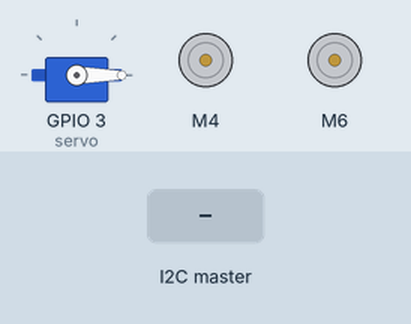
Bench run of a sketch on a simulated ESP32. Parts: servo, 2 × DC motor (green arrow = forward, orange = backward, longer = faster). The test bench sets the inputs (shaded band). What the sketch prints to the serial monitor is not drawn.

Above: at 1.2 s.
1.3 s: the I2C master sends the byte 1
At 2.4 s:
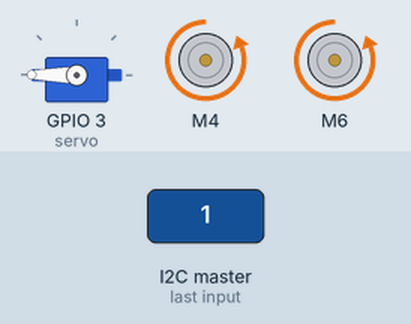
2.8 s: the I2C master sends the byte 2
At 3.5 s:
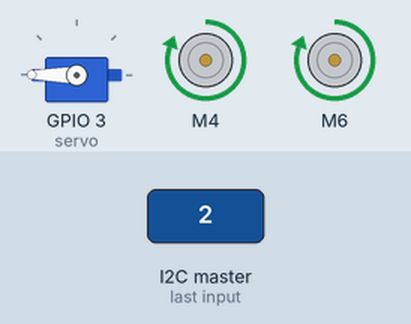
4.3 s: the I2C master sends the byte 90
At 4.7 s:
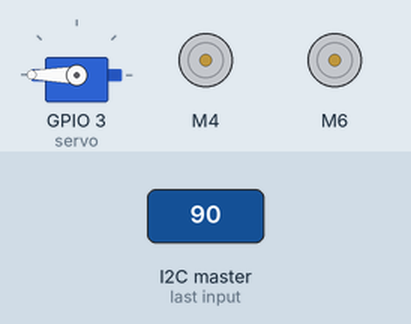
Timing chart, 0 to 7.3 s (numbered marks = the images above; inputs shaded):
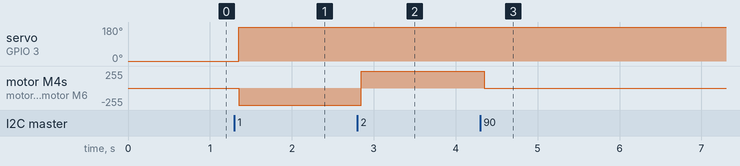

Measured:
- after the input at 1.3 s, servo on GPIO 3 (servo): 0° → 180° after 0.05 s; motor M4, motor M6: stopped → backward 255/255 after 0.05 s
- after the input at 2.8 s, motor M4, motor M6: backward 255/255 → forward 255/255 after 0.05 s
- after the input at 4.3 s, motor M4, motor M6: forward 255/255 → stopped after 0.05 s

The sketch:

Slave_Arduino.ino
```cpp
#include <Wire.h>                                 // library used for I2C between microcontrollers.
#include "string.h"                               // Used for printing and manipulating strings.
#include <hcsr04.h>                               // Ultrasonic library used for retrieving the ultrasonic distance data.
#include <dht.h>                                  // The DHT sensor library, used for reading the temperature and humidity values of the sensor.
#include <Servo.h>                                // Servo library used for moving the servo.
#include <L298NX2.h>                              // The Motor driver library configured to allow for two motors to be controlled.

#define SLAVE_ADDRESS 11                          //Slave address of the Arduino Slave device. Master uses this address to send and request data.

/// sensors and servo ///
#define DHT11_PIN 8                               // Define digital input pin used for recieving DHT sensor data.
#define TRIG_PIN 14                               // Define Trigger pin used for ultrasonic sensor. Generates the ultrasonic sound pulses. 40,000hz.
#define ECHO_PIN 15                               // Define Echo pin used for ultrasonic sensor. Echo pin outputs the time in microseconds the sound wave traveled.
HCSR04 hcsr04(TRIG_PIN, ECHO_PIN, 10, 4200);      // create an ultrasonic object, attatch the correct pins, specifiy the minium and maximum range in mm.
Servo servo;                                      // create servo object to control a servo
dht DHT;

// Pin definition For motor A.
const unsigned int IN1_A = 4;
const unsigned int IN2_A = 5;
// Pin definition For motor B.
const unsigned int IN1_B = 6;
const unsigned int IN2_B = 7;

// Initialise both motors
L298NX2 motors(IN1_A, IN2_A, IN1_B, IN2_B);


//*** Structure for storing the command codes recieved from ESP32. ***//
typedef struct {
  int motorDir;
  int readSensors;
  int servoVal;
} CommandStruct;

//*** Structure for storing the Sesnor data read by arduino upon request from ESP32. ***//
typedef struct {
  byte dist;
  byte temp;
  byte humid;
} DataStruct;

CommandStruct commandCode;        // Global structure for storing current command codes.
DataStruct SensorData;            // Global structure for storing current sensor data.

void setup() {

  slaveSetup();                  //Configure the Arduino to operate as an I2C slave device.
  Serial.begin(115200);          // begin serial terminal communication with baudrate of 115200.
  servo.attach(3);               // attaches the servo on pin 3 to the servo object to allow for control.


  // Intialise global structures values to 0.
  SensorData.dist = 0;
  SensorData.temp = 0;
  SensorData.humid = 0;
  commandCode.motorDir = 0;
  commandCode.readSensors = 0;
  commandCode.servoVal = 0;
}

void loop() {

  servo.write(commandCode.servoVal);       // Move servo
  Serial.println(commandCode.motorDir);    // Print motorDir
  Serial.println(commandCode.readSensors); // Print motorDir
  Serial.println(commandCode.servoVal);    // Print motorDir

  if (commandCode.motorDir == 0x2) {                  // Motor forward command code.
    motors.forward(); //motors forward
  } else if (commandCode.motorDir == 0x1) {           // Motor backward command code.
    motors.backward(); //motors backward
  } else {                                            // Anything else then stop motors
    motors.stop();
  }

  if (commandCode.readSensors == 0x1) {                           // user has requested to read the sensor data. command code recieved.
    //read data
    SensorData.dist = hcsr04.distanceInMillimeters() / 10;        // update the distance in cm
    int checkSuccess = -1;
    while(checkSuccess != 0) {
      checkSuccess = DHT.read11(DHT11_PIN);                       // returns values <0 if read failed, so loop until good value recived. Read the temp and humidty sensor.
    }
    SensorData.temp = DHT.temperature;                            // update global structure with current value.
    SensorData.humid = DHT.humidity;

    // print the data, used for testing.
    Serial.print("Temperature = ");
    Serial.println(SensorData.temp);
    Serial.print("Humidity = ");
    Serial.println(SensorData.humid);
  }

}

//********** Setup the Arduino as a Slave device for I2C communication. ************//
void slaveSetup() {
  Wire.begin(SLAVE_ADDRESS);
  Wire.onRequest(slaveWriter);
  Wire.onReceive(slaveReader);
}

//********** Function for writing sensor data out. Form Arduino Slave to ESP Master upon masters request. ************//
void slaveWriter()  {
  byte dOut[3];                     // create buffer to store the sensor data, of fixed sized.
  dOut[0] = SensorData.dist;        // store the current ultrasonic distance value.
  dOut[1] = SensorData.temp;        // store the current DHT temperature value.
  dOut[2] = SensorData.humid;       // store the current DHT humidity value.
  Wire.write(dOut, 3);              // Write the Data buffer out, across the I2C line.
}

//********** Function for reading command data in. Form ESP Master to Arduino Slave, attatched to Recieve event handler of the Wire.h I2C library. ************//
void slaveReader() {
  int idx = 0;
  int dIn[Wire.available()];              // Buffer for data coming in, size determined by the number of bytes sent.
  while (Wire.available()) {              // Whilst theres data to be read.
    dIn[idx] = Wire.read();               // Read data a byte at a time into data buffer. index determined by idx count variable.
    idx++;                                // increment counter to store next byte of data in buffer array.
  }
    // update global command code, so arduino knows the current state.
  commandCode.motorDir    = dIn[0];
  commandCode.readSensors = dIn[1];
  commandCode.servoVal    = dIn[2];
}


/*

  void slaveReader() {
  int numBytes = Wire.available();
  byte dIn[numBytes];                   // address, number of bytes wish to receive and then a stop condition to release I2C bus.
  Wire.readBytes(dIn, numBytes);
  commandCode.motorDir    = dIn[0];
  commandCode.readSensors = dIn[1];
  commandCode.servoVal    = dIn[2];
  }
*/
```
